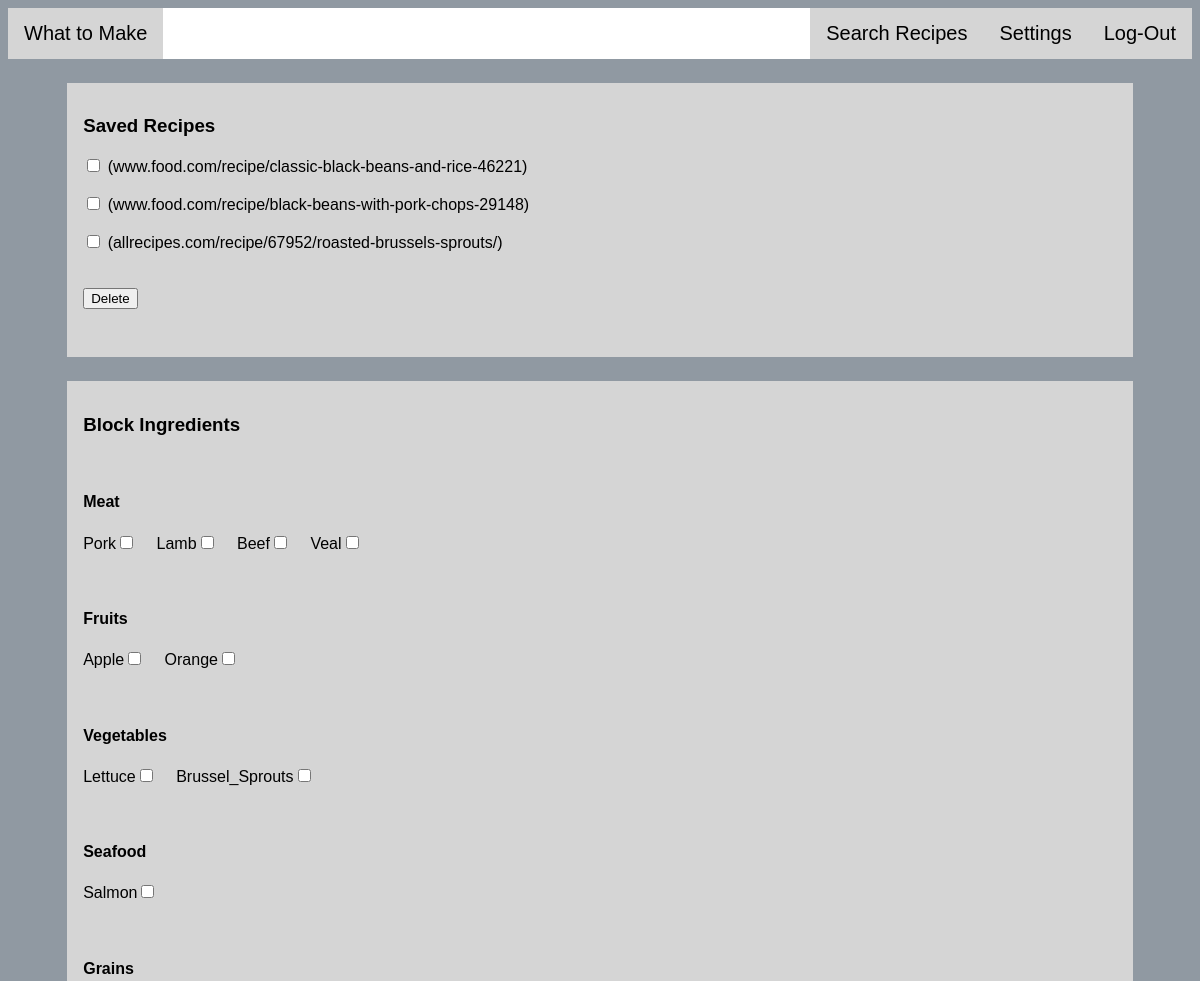
/search/profile/edit/ (signed in, upper part), run on an earlier commit of the app's database.
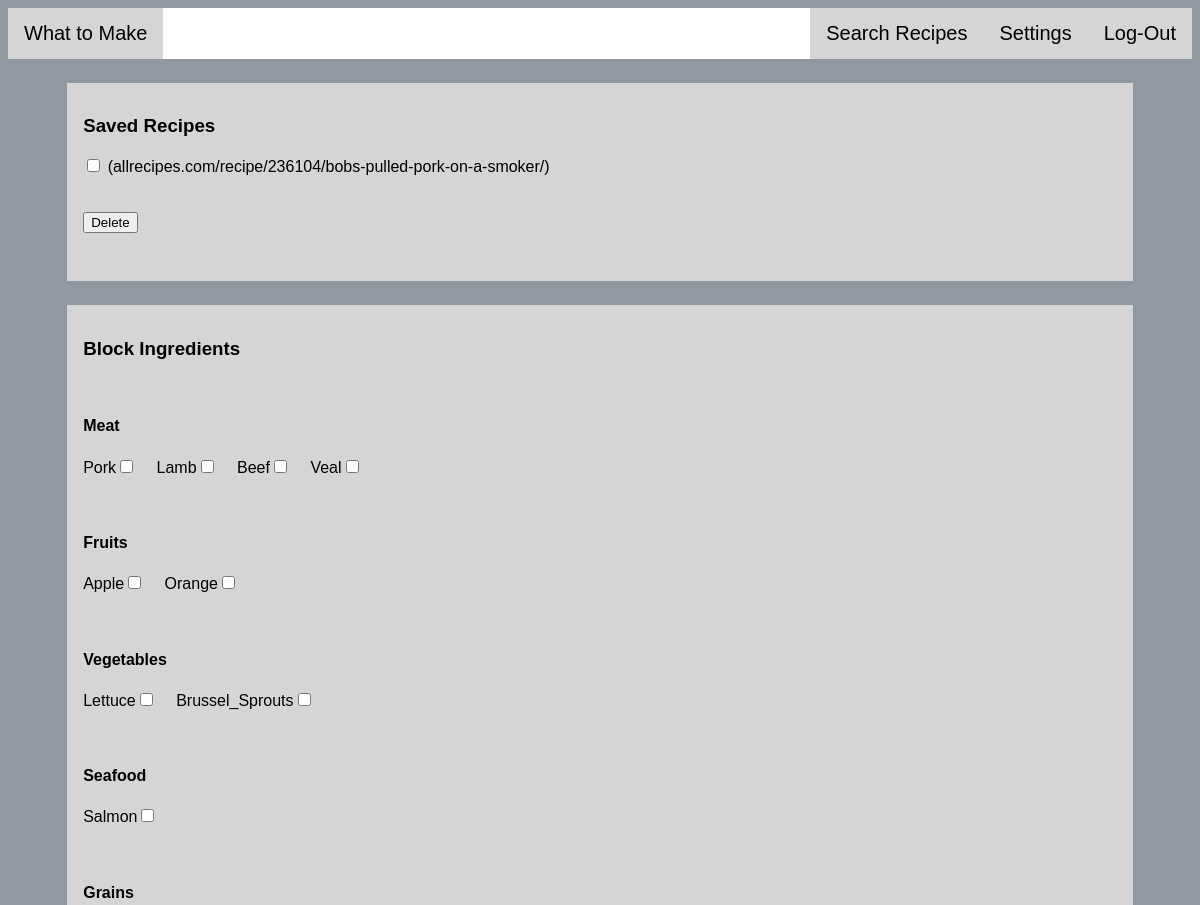
And on a later commit of the database.
### search/models.py (models this page shows)
class Recipe(models.Model):
    title = models.CharField(max_length=200, blank=True)
    url = models.URLField()
    ingredients = models.ManyToManyField(Ingredient, blank=True)
    def __str__(self):
        return self.title + " (" + self.url + ")"

class Ing_Type(models.Model):
    name = models.CharField(max_length=10)
    def __str__(self):
        return self.name

class Ingredient(models.Model):
    name = models.CharField(max_length=20)
    ing_type = models.ForeignKey(Ing_Type, on_delete=models.CASCADE)
    cost = models.PositiveSmallIntegerField()
    def __str__(self):
        return self.name

### search/views.py (the view)
def edit_profile(request):
    if request.user.is_authenticated() and request.method == 'POST':
        user = request.user
        for profile in Profile.objects.all():
            if profile.user == user:
                user_profile = profile
        ing_list = Ingredient.objects.all()
        recipe_list = request.POST.getlist('recipe[]')
        ing_toBlock = request.POST.getlist('ing_toBlock[]')
        ing_toUnblock = request.POST.getlist('unblock[]')
        for recipe in recipe_list:
            for rec in user_profile.saved.all():
                if recipe == rec.url:
                    user_profile.saved.remove(rec)
        for block in ing_toBlock:
            for ing in ing_list:
                if block == ing.name:
                    user_profile.blocked.add(ing)
        for unblock in ing_toUnblock:
            for block in user_profile.blocked.all():
                if unblock == block.name:
                    user_profile.blocked.remove(block)
        return redirect('edit_profile')
    elif request.user.is_authenticated():
        user = request.user
        for profile in Profile.objects.all():
            if profile.user == user:
                user_profile = profile
        template = loader.get_template('search/editProfile.html')
        type_list = Ing_Type.objects.all()
        ing_list = Ingredient.objects.all()
        context = {
            'profile': user_profile,
            'saved_recipes': user_profile.saved.all(),
            'type_list': type_list,
            'ing_list': ing_list,
            'block_list': user_profile.blocked.all()
        }
        return HttpResponse(template.render(context,request))
    else:
        return redirect('index')

### search/templates/search/editProfile.html (shortened to what this page needs)
{% load static %}
<html class='page'>
    <head>
        <link rel="stylesheet" type="text/css" href="{% static 'search/style.css' %}" />
    </head>
    <body>
        <div class='navbar'>
            <a href="{% url 'profile' %}" id='profLink'>What to Make</a>
            <a href="{% url 'logout_view' %}">Log-Out</a>
            <a href="{% url 'edit_profile' %}">Settings</a>
            <a href="{% url 'query' %}">Search Recipes</a>
        </div>
        <div class='content' id='saved'>
            <h3>Saved Recipes</h3>
            <form method="POST">
                {% for recipe in saved_recipes %}
                    <input type="checkbox" name="recipe[]" value={{ recipe.url }}>{{ recipe }}<br><br>
                {% endfor %}
                <br><input type="submit" value="Delete"><br><br>
            </form>
        </div>
        <div class='content' id='block'>
            <h3>Block Ingredients</h3>
            <form method="POST">
                {% for type in type_list %}
                    <br><h4>{{ type }}</h4>
                    {% for ing in ing_list %}
                        {% if ing.ing_type == type and ing not in block_list %}
                            {{ ing }}<input type="checkbox" name="ing_toBlock[]" value={{ ing }}>&emsp;
                        {% endif %}
                    {% endfor %}<br><br>
                {% endfor %}
                <br><br><input type="submit" value="Block">
            </form>
        </div>
    </body>
</html>

What changed in the data, as far as the page shows it:
no longer on this page (row unchanged): Recipe: title+url "(www.food.com/recipe/classic-black-beans-and-rice-46221)"
no longer on this page (row unchanged): Recipe: title+url "(www.food.com/recipe/black-beans-with-pork-chops-29148)"
no longer on this page (row unchanged): Recipe: title+url "(allrecipes.com/recipe/67952/roasted-brussels-sprouts/)"
added Recipe: title+url "(allrecipes.com/recipe/236104/bobs-pulled-pork-on-a-smoker/)"
